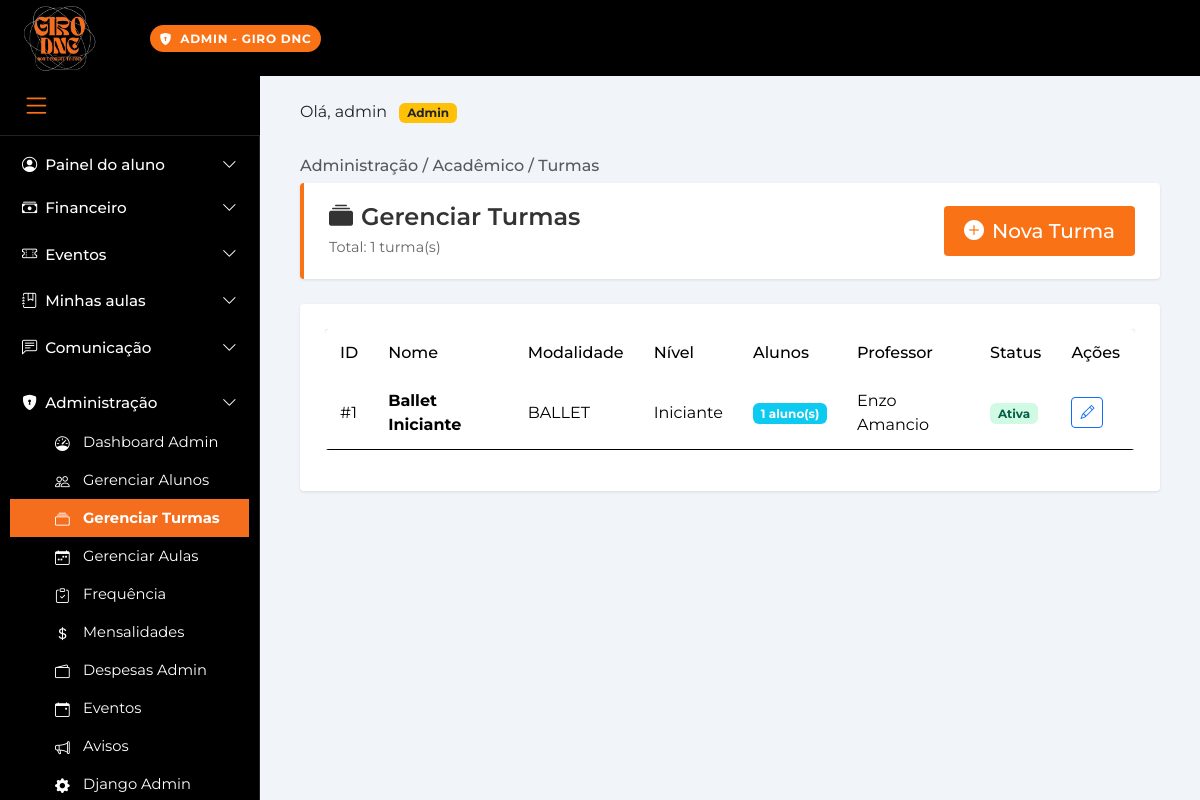
Screenshot of /admin-painel/turmas/ (signed in) with the database file from the repository.
### paginas/models.py (models this page shows, shortened)
class Turma(models.Model):
    MODALIDADES = [
        ('BALLET', 'Ballet'),
        ('JAZZ', 'Jazz'),
        ('HIP_HOP', 'Hip Hop'),
        ('CONTEMPORANEO', 'Contemporâneo'),
        ('DANCA_SALAO', 'Dança de Salão'),
        ('ZUMBA', 'Zumba'),
        ('STREET_DANCE', 'Street Dance'),
    ]
    NIVEIS = [
        ('INICIANTE', 'Iniciante'),
        ('INTERMEDIARIO', 'Intermediário'),
        ('AVANCADO', 'Avançado'),
    ]
    nome = models.CharField(max_length=100)
    modalidade = models.CharField(max_length=50, choices=MODALIDADES)
    nivel = models.CharField(max_length=20, choices=NIVEIS)
    professor = models.ForeignKey(User, on_delete=models.SET_NULL, null=True, related_name='turmas_professor')
    capacidade_maxima = models.IntegerField(default=20, validators=[MinValueValidator(1)])
    ativa = models.BooleanField(default=True)
    descricao = models.TextField(blank=True)
    data_inicio = models.DateField(null=True, blank=True)
    data_fim = models.DateField(null=True, blank=True)
    class Meta:
        verbose_name = 'Turma'
        verbose_name_plural = 'Turmas'
        ordering = ['nome']

### paginas/admin_views.py (the view)
# urls.py: path('admin-painel/turmas/', admin_views.admin_turmas, name='admin_turmas'),
@login_required
@user_passes_test(is_superuser)
def admin_turmas(request):
    turmas = Turma.objects.prefetch_related('alunos').select_related('professor').all()
    context = {
        'turmas': turmas,
    }
    return render(request, 'admin_painel/turmas.html', context)

### paginas/admin_views.py (called while the page is built)
def is_superuser(user):
    return user.is_superuser

### paginas/templates/admin_painel/turmas.html (shortened to what this page needs)
<!doctype html>
<html lang="pt-br">
<head>
    {% load static %}
  <link href="https://cdn.jsdelivr.net/npm/bootstrap@5.3.3/dist/css/bootstrap.min.css" rel="stylesheet">
  <link href="https://cdn.jsdelivr.net/npm/bootstrap-icons@1.11.3/font/bootstrap-icons.css" rel="stylesheet">
  <link href="https://cdn.datatables.net/1.13.7/css/dataTables.bootstrap5.min.css" rel="stylesheet">
  <link rel="stylesheet" href="{% static 'paginas/css/style.css' %}">
  <link rel="stylesheet" href="{% static 'paginas/css/admin.css' %}">
</head>
<body>
  <header class="gd-topbar">
    <div class="gd-logo-container">
      <a href="{% url 'paginas:home' %}">
        <img src="{% static 'paginas/img/Girologo.jpg' %}" alt="Logo Giro" class="gd-logo">
      </a>
    </div>
    <div class="gd-topbar-content">
      <span class="gd-pill" style="background: #f97316; color: white;">
        <i class="bi bi-shield-lock-fill me-2"></i>ADMIN - GIRO DNC
      </span>
    </div>
  </header>
  <div class="sidebar-item">
    <button id="sidebar-toggle" class="menu-sanduiche">
      <i class="bi bi-list"></i>
    </button>
  </div>
  <div class="gd-layout d-flex">
    {% with sidebar_section='admin' sidebar_active='admin_turmas' %}
      {% include 'includes/sidebar.html' %}
    {% endwith %}
    <main class="gd-main">
      <div>
        <span>Olá, {{ user.get_full_name|default:user.username }} <span class="badge bg-warning text-dark ms-2">Admin</span></span>
      </div>
      <div class="conteudo">
        <h1 class="gd-breadcrumb">Administração / Acadêmico / Turmas</h1>
<div class="admin-header">
  <div class="d-flex justify-content-between align-items-center">
    <div>
      <h1><i class="bi bi-collection-fill me-2"></i>Gerenciar Turmas</h1>
      <p class="mb-0">Total: {{ turmas.count }} turma(s)</p>
    </div>
    <a href="/admin/paginas/turma/add/" class="btn btn-admin btn-lg">
      <i class="bi bi-plus-circle-fill me-2"></i>Nova Turma
    </a>
  </div>
</div>
<div class="admin-card">
  <div class="table-responsive">
    <table class="table table-admin table-hover">
      <thead>
        <tr>
          <th>ID</th>
          <th>Nome</th>
          <th>Modalidade</th>
          <th>Nível</th>
          <th>Alunos</th>
          <th>Professor</th>
          <th>Status</th>
          <th>Ações</th>
        </tr>
      </thead>
      <tbody>
        {% for turma in turmas %}
        <tr>
          <td>#{{ turma.id }}</td>
          <td><strong>{{ turma.nome }}</strong></td>
          <td>{{ turma.modalidade }}</td>
          <td>{{ turma.get_nivel_display }}</td>
          <td>
            <span class="badge bg-info">{{ turma.alunos.count }} aluno(s)</span>
          </td>
          <td>
            {% if turma.professor %}
              {{ turma.professor.get_full_name }}
            {% else %}
              <span class="text-muted">Sem professor</span>
            {% endif %}
          </td>
          <td>
            {% if turma.ativa %}
              <span class="badge badge-ativo">Ativa</span>
            {% else %}
              <span class="badge badge-inativo">Inativa</span>
            {% endif %}
          </td>
          <td>
            <div class="btn-group btn-group-sm">
              <a href="/admin/paginas/turma/{{ turma.id }}/change/" class="btn btn-outline-primary">
                <i class="bi bi-pencil"></i>
              </a>
            </div>
          </td>
        </tr>
        {% endfor %}
      </tbody>
    </table>
  </div>
</div>
      </div>
    </main>
  </div>
</body>
</html>

### paginas/static/paginas/css/style.css (style rules this page uses)
:root { --gd-orange: #f97316; --gd-orange-light: #fed7aa; --gd-bg: #000; --gd-border: #242426; --gd-text-dim: #a1a1aa; --gd-surface: #f9f9fb; --gd-white: #fff; --gd-gray-light: #f8fafc; --gd-gray-medium: #64748b; --gd-red: #ef4444; --gd-green: #22c55e; }
body { background: #f1f5f9; font-family: 'Montserrat', Arial, Helvetica, sans-serif; margin: 0; padding: 0; }
.gd-topbar { position: fixed; top: 0; left: 0; right: 0; height: 76px; background: var(--gd-bg); color: #fff; z-index: 1030; display: flex; align-items: center; }
.gd-pill { background: var(--gd-orange); color: #000; font-weight: 700; font-size: .75rem; letter-spacing: .06em; border-radius: 999px; padding: .35rem .6rem; }
.gd-logo-container { position: fixed; top: 0; left: 20px; z-index: 2000; width: 80px; height: 76px; display: flex; align-items: center; }
.gd-logo { width: 80px; height: 76px; object-fit: contain; }
.gd-topbar-content { margin-left: 150px; }
.sidebar-item { display: block !important; position: relative; visibility: visible !important; opacity: 1 !important; padding-bottom: 15px; border-bottom: 1px solid var(--gd-border); transition: width 0.3s ease, padding 0.3s ease; }
.menu-sanduiche { background: transparent; border: none; color: var(--gd-orange); font-size: 1.8rem; cursor: pointer; display: block !important; width: auto; height: auto; padding: 8px 12px; transition: all 0.3s ease; visibility: visible !important; opacity: 1 !important; }
@media (min-width: 1025px) { .sidebar-item { position: fixed !important; top: 76px !important; left: 0 !important; z-index: 2050 !important; display: flex !important; align-items: center !important; justify-content: flex-start !important; visibility: visible !important; width: 260px; height: 60px; background: var(--gd-bg); padding: 0 0 0 10px; border-bottom: 1px solid var(--gd-border); } }
@media (min-width: 1025px) { .menu-sanduiche { position: relative !important; margin: 0 !important; display: block !important; visibility: visible !important; } }
.gd-main { min-height: 100vh; background: #f1f5f9; display: flex; flex-direction: column; transition: margin-left 0.3s ease, width 0.3s ease; }
@media (min-width: 1025px) { .gd-main { margin-left: 260px; padding: 100px 40px 40px 40px; width: calc(100% - 260px); } }
.conteudo { flex: 1; width: 100%; max-width: none; }
.gd-breadcrumb { font-size: 1rem; color: #212529BF; margin-top: 2rem; margin-bottom: 0.5rem; padding: 0; }
#sidebar-toggle { display: block !important; visibility: visible !important; opacity: 1 !important; position: relative !important; z-index: 1050 !important; }
button#sidebar-toggle.menu-sanduiche { display: block !important; visibility: visible !important; opacity: 1 !important; }

### paginas/static/paginas/css/admin.css (style rules this page uses)
.admin-header { background: #fff; border-left: 4px solid #f97316; padding: 20px 25px; border-radius: 4px; margin-bottom: 25px; box-shadow: 0 1px 3px rgba(0,0,0,0.1); }
.admin-header h1 { margin: 0 0 5px 0; font-size: 1.5rem; color: #333; font-weight: 600; }
.admin-header p { margin: 0; color: #666; font-size: 0.9rem; }
.admin-card { background: white; border-radius: 4px; padding: 25px; box-shadow: 0 1px 3px rgba(0,0,0,0.1); margin-bottom: 25px; }
.btn-admin { background: #f97316; border: none; color: white; padding: 10px 20px; border-radius: 4px; font-weight: 500; transition: all 0.3s; text-decoration: none; display: inline-block; }
.btn-admin i { margin-right: 5px; }
.gd-main a, .admin-card a, .conteudo a { text-decoration: none; }
.table-admin { background: white; border-radius: 4px; overflow: hidden; }
.table-admin thead { background: #f97316; color: white; }
.table-admin thead th { font-weight: 500; padding: 12px 15px; border: none; }
.table-admin tbody td { padding: 12px 15px; vertical-align: middle; }
.table-admin tbody tr { border-bottom: 1px solid #e5e7eb; }
.table-admin tbody tr:last-child { border-bottom: none; }
.badge-ativo { background: #d1fae5; color: #065f46; }

### rows the page displays
Turma: id "1", nome "Ballet Iniciante", modalidade "BALLET", nivel "Iniciante", alunos.count "1", professor.get_full_name "Enzo Amancio", ativa "Ativa"

### other values shown
{{ user.get_full_name|default:user.username }} "admin"
{{ turmas.count }} "1"
